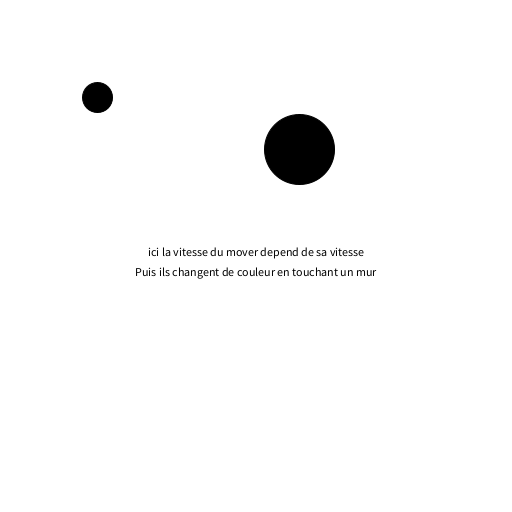
Frame 1 (no input)
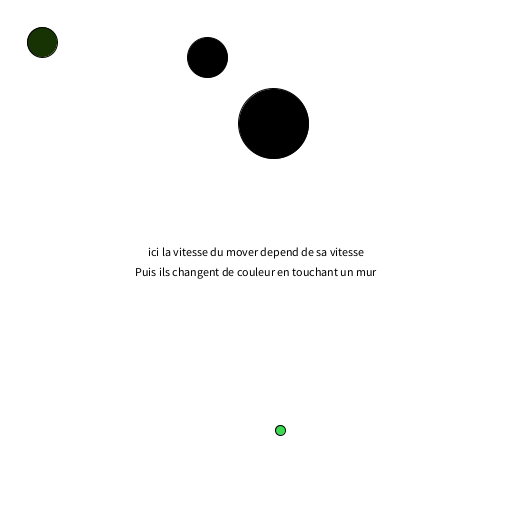
Frame 60 (the mouse pressed at the canvas centre just before this capture)
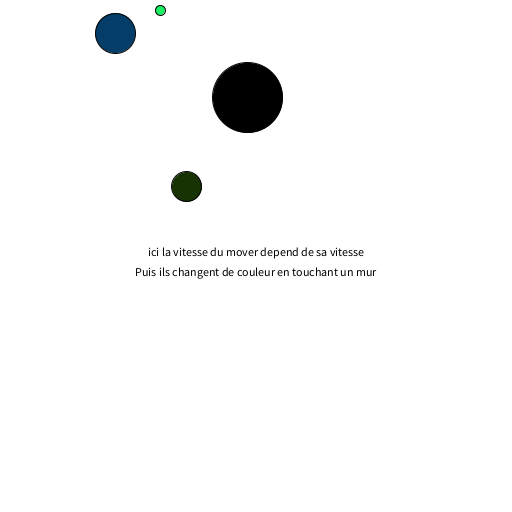
Frame 120 (the mouse held since frame 60 and released just before this capture)

The Processing sketch that drew these frames (run headless with seeded random() and noise(); from frame 60 on, the mouse is pressed at the canvas centre):

// Processing sketch: walkerAlternative2
// ── walkerAlternative2.pde
Mover thomas, faustine, jerome, florence; 

void setup() {
	background(255);
	size(512, 512);
	initMovers();
	textAlign(CENTER);
}

void draw() {
	drawMovers();
	fill(0);
	text("ici la vitesse du mover depend de sa vitesse", width/2, height/2);
	text("Puis ils changent de couleur en touchant un mur", width/2, (height/2)+20);
}

void initMovers(){
	thomas = new Mover(100,100,30);
	faustine = new Mover(300,150,40);
	florence = new Mover(300,150,10);
	jerome = new Mover(300,150,70);
}

void drawMovers(){
	background(255);
	thomas.afficher();
	faustine.afficher();
	florence.afficher();
	jerome.afficher();
}
// ── Mover.pde
//ici la vitesse du mover depend de sa vitesse

class Mover {

	PVector position = new PVector(0,0,0);
	PVector taille = new PVector(0,0,0);
	PVector vitesse = new PVector(0,0,0);
	PVector tailleUnivers = new PVector(512,512,0);
	PVector c = new PVector(0,0,0); // couleur

	Mover (int _posX, int _posY, int _taille) {
		position.x = _posX; 
		position.y = _posY; 
		taille.x = _taille; 
		taille.y = taille.x; 

		reglageVitesse();
	}

	void detectionDesMurs(){
		if(position.x > tailleUnivers.x || position.x < 0 ){
			vitesse.x *= -1; 
			changementDeCouleur();
			
		}

		if(position.y > tailleUnivers.y || position.y < 0){
			vitesse.y *= -1; 
			changementDeCouleur();
		}
	}

	void afficher(){
		bouger();
		detectionDesMurs();
		fill(c.x,c.y,c.z);
		ellipse(position.x, position.y, taille.x, taille.y);
	}

	void bouger(){
		position.x += vitesse.x; 
		position.y += vitesse.y; 
	}

	void reglageVitesse(){

		vitesse.x = map(vitesse.x, 1, taille.x, 1, 100);
		vitesse.y = map(vitesse.y, 1, taille.y, 1, 100);

		println("vitesse.x: "+vitesse.x);
		println("vitesse.y: "+vitesse.y);

	
	}

	void changementDeCouleur(){
		c.x = (int) random(0,255);
		c.y = (int) random(0,255);
		c.z = (int) random(0,255);
	}


}
